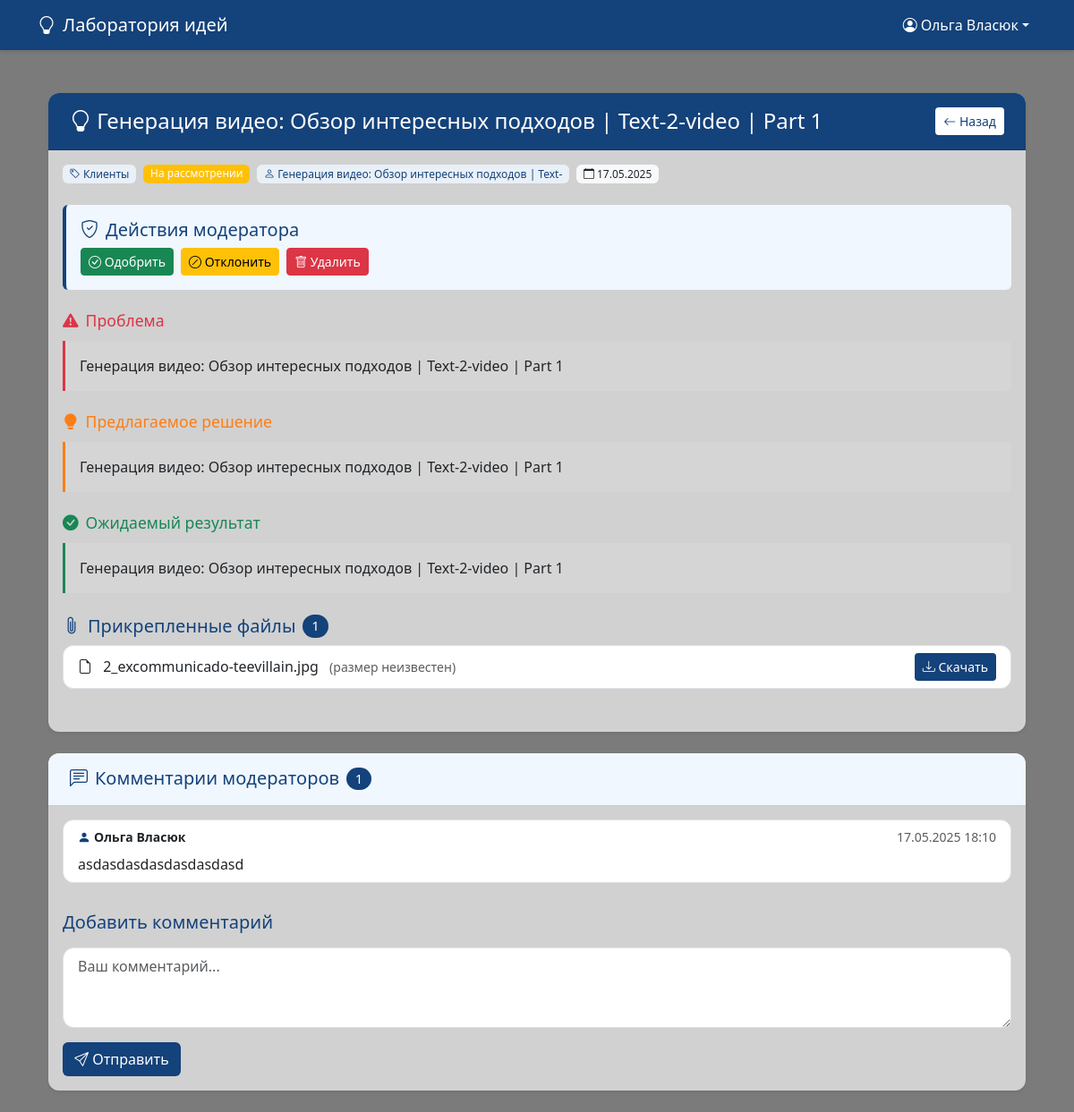
The app's page /idea/1 (signed in) with its own data.
### models.py (models this page shows, shortened)
class Moderator(db.Model):
    id = db.Column(db.Integer, primary_key=True)
    username = db.Column(db.String(50), unique=True, nullable=False)
    password_hash = db.Column(db.String(128), nullable=False)
    first_name = db.Column(db.String(50), nullable=False)
    last_name = db.Column(db.String(50), nullable=False)
    @property
    def full_name(self):
        return f"{self.first_name} {self.last_name}"

class Idea(db.Model):
    id = db.Column(db.Integer, primary_key=True)
    title = db.Column(db.String(100), nullable=False)
    problem = db.Column(db.Text, nullable=False)
    solution = db.Column(db.Text, nullable=False)
    expected_result = db.Column(db.Text, nullable=False)
    description = db.Column(db.Text)  # Убрали nullable=False
    attachments = db.relationship('Attachment', backref='idea', cascade='all, delete-orphan')
    author_name = db.Column(db.String(50))
    contact_email = db.Column(db.String(120))  # Новое поле для email
    is_anonymous = db.Column(db.Boolean, default=False)
    category = db.Column(db.String(50), default='Общее')
    status = db.Column(db.String(20), default='На рассмотрении')
    created_at = db.Column(db.DateTime, server_default=db.func.now())
    comments = db.relationship('Comment', backref='idea', cascade='all, delete-orphan', passive_deletes=True)

class Attachment(db.Model):
    id = db.Column(db.Integer, primary_key=True)
    filename = db.Column(db.String(100), nullable=False)
    filepath = db.Column(db.String(255), nullable=False)
    idea_id = db.Column(db.Integer, db.ForeignKey('idea.id'), nullable=False)
    @property
    def file_size(self):
        full_path = os.path.join(current_app.root_path, self.filepath)
        if os.path.exists(full_path):
            try:
                return os.path.getsize(full_path)
            except OSError:
                return 0
        return 0

class Comment(db.Model):
    id = db.Column(db.Integer, primary_key=True)
    text = db.Column(db.Text, nullable=False)
    author_name = db.Column(db.String(50))
    is_anonymous = db.Column(db.Boolean, default=False)
    idea_id = db.Column(db.Integer, db.ForeignKey('idea.id', ondelete='CASCADE'), nullable=False)
    created_at = db.Column(db.DateTime, server_default=db.func.now())

### app.py (the view, shortened to what this page needs)
@app.route('/idea/<int:id>', methods=['GET', 'POST'])
def idea_detail(id):
    idea = db.session.get(Idea, id) or abort(404)
    form = CommentForm()
    current_moderator = None
    if 'moderator_id' in session:
        current_moderator = db.session.get(Moderator, session['moderator_id'])
    comments = []
    if current_moderator:
        comments = db.session.execute(
            select(Comment)
            .where(Comment.idea_id == id)
            .order_by(Comment.created_at.desc())
        ).scalars().all()
    return render_template(
        'idea_detail.html',
        idea=idea,
        form=form,
        comments=comments,
        current_moderator=current_moderator
    )

### templates/idea_detail.html (shortened to what this page needs)
{% extends "base.html" %}
{% block content %}
<div class="container mt-4">
    <div class="card mb-4 shadow-sm">
        <div class="card-header text-white" style="background-color: var(--primary-color);">
            <div class="d-flex justify-content-between align-items-center">
                <h2 class="h4 mb-0">
                    <i class="bi bi-lightbulb"></i> {{ idea.title }}
                </h2>
                <a href="{{ url_for('index') }}" class="btn btn-sm" style="background-color: white; color: var(--primary-color);">
                    <i class="bi bi-arrow-left"></i> Назад
                </a>
            </div>
        </div>
        <div class="card-body">
            <div class="d-flex flex-wrap gap-2 mb-4">
                <span class="badge" style="background-color: #e9f0f7; color: var(--primary-color);">
                    <i class="bi bi-tag"></i> {{ idea.category }}
                </span>
                <span class="badge bg-{{ 'success' if idea.status == 'Одобрено' else 'warning' if idea.status == 'На рассмотрении' else 'danger' }}">
                    {{ idea.status }}
                </span>
                {% if idea.author_name %}
                <span class="badge" style="background-color: #e9f0f7; color: var(--primary-color);">
                    <i class="bi bi-person"></i> {{ idea.author_name }}
                </span>
                {% else %}
                <span class="badge" style="background-color: #e9f0f7; color: var(--primary-color);">
                    <i class="bi bi-incognito"></i> Анонимно
                </span>
                {% endif %}
                <span class="badge bg-light text-dark">
                    <i class="bi bi-calendar"></i> {{ idea.created_at.strftime('%d.%m.%Y') }}
                </span>
            </div>
            {% if current_moderator %}
            <div class="moderator-actions mb-4 p-3 rounded" style="background-color: #f0f7ff; border-left: 4px solid var(--primary-color);">
                <h5 class="d-flex align-items-center gap-2" style="color: var(--primary-color);">
                    <i class="bi bi-shield-check"></i>
                    <span>Действия модератора</span>
                </h5>
                <div class="d-flex flex-wrap gap-2">
                    {% if idea.status != 'Одобрено' %}
                    <form method="POST" action="{{ url_for('approve_idea', id=idea.id) }}">
                        <button type="submit" class="btn btn-success btn-sm">
                            <i class="bi bi-check-circle"></i> Одобрить
                        </button>
                    </form>
                    {% endif %}
                    {% if idea.status != 'Отклонено' %}
                    <form method="POST" action="{{ url_for('reject_idea', id=idea.id) }}">
                        <button type="submit" class="btn btn-warning btn-sm">
                            <i class="bi bi-slash-circle"></i> Отклонить
                        </button>
                    </form>
                    {% endif %}
                    <form method="POST" action="{{ url_for('delete_idea', id=idea.id) }}"
                          onsubmit="return confirm('Вы уверены, что хотите удалить эту идею?');">
                        <button type="submit" class="btn btn-danger btn-sm">
                            <i class="bi bi-trash"></i> Удалить
                        </button>
                    </form>
                </div>
            </div>
            {% endif %}
            <div class="idea-content">
                <div class="mb-4">
                    <h5 class="d-flex align-items-center gap-2" style="color: #dc3545;">
                        <i class="bi bi-exclamation-triangle-fill"></i>
                        <span>Проблема</span>
                    </h5>
                    <div class="ps-3 border-start border-3 border-danger bg-light bg-opacity-10 p-3 rounded-end">
                        <p class="mb-0">{{ idea.problem|urlize(target="_blank") }}</p>
                    </div>
                </div>
                <div class="mb-4">
                    <h5 class="d-flex align-items-center gap-2" style="color: #fd7e14;">
                        <i class="bi bi-lightbulb-fill"></i>
                        <span>Предлагаемое решение</span>
                    </h5>
                    <div class="ps-3 border-start border-3 border-warning bg-light bg-opacity-10 p-3 rounded-end">
                        <p class="mb-0">{{ idea.solution|urlize(target="_blank") }}</p>
                    </div>
                </div>
                <div class="mb-4">
                    <h5 class="d-flex align-items-center gap-2" style="color: #198754;">
                        <i class="bi bi-check-circle-fill"></i>
                        <span>Ожидаемый результат</span>
                    </h5>
                    <div class="ps-3 border-start border-3 border-success bg-light bg-opacity-10 p-3 rounded-end">
                        <p class="mb-0">{{ idea.expected_result|urlize(target="_blank") }}</p>
                    </div>
                </div>
            </div>
            {% if idea.attachments %}
            <div class="mb-4">
                <h5 class="d-flex align-items-center gap-2" style="color: var(--primary-color);">
                    <i class="bi bi-paperclip"></i>
                    <span>Прикрепленные файлы</span>
                    <span class="badge rounded-pill" style="background-color: var(--primary-color); color: white;">{{ idea.attachments|length }}</span>
                </h5>
                <div class="list-group">
                    {% for attachment in idea.attachments %}
                    <div class="list-group-item d-flex justify-content-between align-items-center">
                        <div>
                            <i class="bi bi-file-earmark me-2"></i>
                            <span>{{ attachment.filename }}</span>
                            <small class="text-muted ms-2">
                                {% if attachment.file_size > 0 %}
                                    ({{ attachment.file_size|filesizeformat }})
                                {% else %}
                                    (размер неизвестен)
                                {% endif %}
                            </small>
                        </div>
                        <a href="{{ url_for('download_attachment', id=attachment.id) }}"
                           class="btn btn-sm"
                           style="background-color: var(--primary-color); color: white;"
                           target="_blank">
                            <i class="bi bi-download"></i> Скачать
                        </a>
                    </div>
                    {% endfor %}
                </div>
            </div>
            {% endif %}
        </div>
    </div>
    {% if current_moderator %}
    <div class="card shadow-sm">
        <div class="card-header" style="background-color: #f0f7ff; color: var(--primary-color);">
            <h3 class="h5 mb-0 d-flex align-items-center gap-2">
                <i class="bi bi-chat-left-text"></i>
                <span>Комментарии модераторов</span>
                {% if comments %}
                <span class="badge rounded-pill" style="background-color: var(--primary-color); color: white;">{{ comments|length }}</span>
                {% endif %}
            </h3>
        </div>
        <div class="card-body">
            {% if comments %}
                <div class="list-group mb-4">
                    {% for comment in comments %}
                    <div class="list-group-item">
                        <div class="d-flex justify-content-between align-items-center mb-2">
                            <small class="d-flex align-items-center gap-1">
                                <i class="bi bi-person-fill" style="color: var(--primary-color);"></i>
                                <strong>{{ comment.author_name }}</strong>
                            </small>
                            <small class="text-muted">
                                {{ comment.created_at.strftime('%d.%m.%Y %H:%M') }}
                            </small>
                        </div>
                        <p class="mb-0">{{ comment.text }}</p>
                    </div>
                    {% endfor %}
                </div>
            {% else %}
                <div class="alert alert-info mb-4">
                    <i class="bi bi-info-circle"></i> Пока нет комментариев
                </div>
            {% endif %}
            <h5 class="mb-3" style="color: var(--primary-color);">Добавить комментарий</h5>
            <form method="POST">
                <div class="mb-3">
                    {{ form.text(class="form-control", rows=3, placeholder="Ваш комментарий...", required=True) }}
                </div>
                <button type="submit" class="btn" style="background-color: var(--primary-color); color: white;">
                    <i class="bi bi-send"></i> Отправить
                </button>
            </form>
        </div>
    </div>
    {% endif %}
</div>
{% endblock %}

### templates/base.html (shortened to what this page needs)
<!DOCTYPE html>
<html lang="ru" data-bs-theme="light">
<head>
    <link href="https://cdn.jsdelivr.net/npm/bootstrap@5.3.2/dist/css/bootstrap.min.css" rel="stylesheet">
    <link rel="stylesheet" href="https://cdn.jsdelivr.net/npm/bootstrap-icons@1.11.1/font/bootstrap-icons.css">
</head>
<body>
    <nav class="navbar navbar-expand-lg navbar-dark sticky-top">
        <div class="container">
            <a class="navbar-brand d-flex align-items-center" href="{{ url_for('index') }}">
                <i class="bi bi-lightbulb me-2"></i>
                <span>Лаборатория идей</span>
            </a>
            <div class="collapse navbar-collapse" id="navbarNav">
                <ul class="navbar-nav ms-auto">
                    {% if session.get('moderator_id') %}
                    <li class="nav-item dropdown">
                        <a class="nav-link dropdown-toggle d-flex align-items-center" href="#" role="button" data-bs-toggle="dropdown">
                            <i class="bi bi-person-circle me-1"></i>
                            <span>{{ current_moderator.full_name }}</span>
                        </a>
                    </li>
                    {% else %}
                    <li class="nav-item">
                        <a class="nav-link" href="{{ url_for('moderator_login') }}">
                            <i class="bi bi-shield-lock"></i> Вход для модераторов
                        </a>
                    </li>
                    {% endif %}
                </ul>
            </div>
        </div>
    </nav>
    <main class="container py-4">
        {% block content %}{% endblock %}
    </main>
</body>
</html>

### records on screen
Moderator: full_name "Ольга Власюк"
Idea: title "Генерация видео: Обзор интересных подходов | Text-2-video | Part 1", category "Клиенты", status "На рассмотрении", author_name "Генерация видео: Обзор интересных подходов | Text-", created_at "17.05.2025", problem "Генерация видео: Обзор интересных подходов | Text-2-video | Part 1", solution "Генерация видео: Обзор интересных подходов | Text-2-video | Part 1", expected_result "Генерация видео: Обзор интересных подходов | Text-2-video | Part 1"
Attachment: filename "2_excommunicado-teevillain.jpg", shows "(размер неизвестен)"
Comment: author_name "Ольга Власюк", created_at "17.05.2025 18:10", text "asdasdasdasdasdasdasd"

### other values on screen
{{ idea.attachments|length }} "1"
{{ comments|length }} "1"
